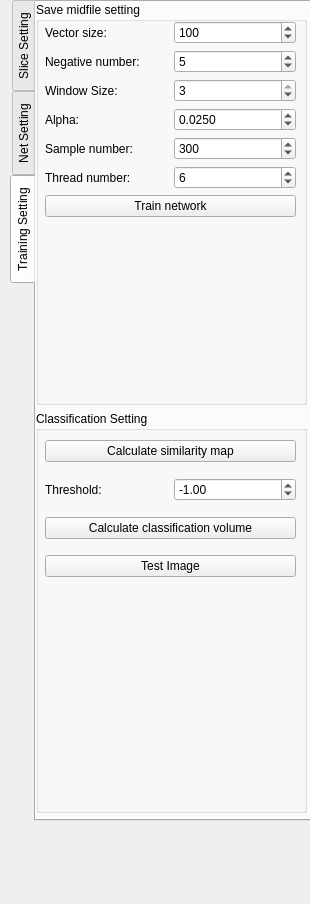
<?xml version="1.0" encoding="UTF-8"?>
<ui version="4.0">
 <class>Form</class>
 <widget class="QWidget" name="Form">
  <property name="enabled">
   <bool>true</bool>
  </property>
  <property name="geometry">
   <rect>
    <x>0</x>
    <y>0</y>
    <width>310</width>
    <height>904</height>
   </rect>
  </property>
  <property name="sizePolicy">
   <sizepolicy hsizetype="Preferred" vsizetype="Expanding">
    <horstretch>0</horstretch>
    <verstretch>0</verstretch>
   </sizepolicy>
  </property>
  <property name="minimumSize">
   <size>
    <width>310</width>
    <height>0</height>
   </size>
  </property>
  <property name="maximumSize">
   <size>
    <width>2910</width>
    <height>16777215</height>
   </size>
  </property>
  <property name="windowTitle">
   <string>Form</string>
  </property>
  <widget class="QTabWidget" name="tabWidget">
   <property name="geometry">
    <rect>
     <x>10</x>
     <y>0</y>
     <width>301</width>
     <height>821</height>
    </rect>
   </property>
   <property name="tabPosition">
    <enum>QTabWidget::West</enum>
   </property>
   <property name="currentIndex">
    <number>2</number>
   </property>
   <widget class="QWidget" name="tab_1">
    <attribute name="title">
     <string>Slice Setting</string>
    </attribute>
    <widget class="QWidget" name="verticalLayoutWidget">
     <property name="geometry">
      <rect>
       <x>0</x>
       <y>0</y>
       <width>271</width>
       <height>811</height>
      </rect>
     </property>
     <layout class="QVBoxLayout" name="verticalLayout">
      <item>
       <layout class="QHBoxLayout" name="horizontalLayout">
        <item>
         <widget class="QGroupBox" name="groupBox">
          <property name="minimumSize">
           <size>
            <width>0</width>
            <height>180</height>
           </size>
          </property>
          <property name="title">
           <string>Slice View Setting</string>
          </property>
          <widget class="QWidget" name="verticalLayoutWidget_2">
           <property name="geometry">
            <rect>
             <x>10</x>
             <y>20</y>
             <width>268</width>
             <height>111</height>
            </rect>
           </property>
           <layout class="QVBoxLayout" name="verticalLayout_2">
            <item>
             <layout class="QHBoxLayout" name="horizontalLayout_7">
              <item>
               <widget class="QLabel" name="label_3">
                <property name="text">
                 <string>Dim: X</string>
                </property>
               </widget>
              </item>
              <item>
               <widget class="QSpinBox" name="spinBox_XDim">
                <property name="enabled">
                 <bool>false</bool>
                </property>
                <property name="maximum">
                 <number>65536</number>
                </property>
               </widget>
              </item>
              <item>
               <widget class="QLabel" name="label_4">
                <property name="text">
                 <string>Y:</string>
                </property>
               </widget>
              </item>
              <item>
               <widget class="QSpinBox" name="spinBox_YDim">
                <property name="enabled">
                 <bool>false</bool>
                </property>
                <property name="maximum">
                 <number>65536</number>
                </property>
               </widget>
              </item>
              <item>
               <widget class="QLabel" name="label_5">
                <property name="text">
                 <string>Z:</string>
                </property>
               </widget>
              </item>
              <item>
               <widget class="QSpinBox" name="spinBox_ZDim">
                <property name="enabled">
                 <bool>false</bool>
                </property>
                <property name="maximum">
                 <number>65536</number>
                </property>
               </widget>
              </item>
             </layout>
            </item>
            <item>
             <layout class="QHBoxLayout" name="horizontalLayout_3">
              <item>
               <widget class="QLabel" name="label_2">
                <property name="text">
                 <string>Slice direction:</string>
                </property>
               </widget>
              </item>
              <item>
               <widget class="QComboBox" name="comboBox_Slice_Direction">
                <item>
                 <property name="text">
                  <string>xy plane</string>
                 </property>
                </item>
                <item>
                 <property name="text">
                  <string>yz plane</string>
                 </property>
                </item>
                <item>
                 <property name="text">
                  <string>xz plane</string>
                 </property>
                </item>
               </widget>
              </item>
             </layout>
            </item>
            <item>
             <layout class="QHBoxLayout" name="horizontalLayout_6">
              <item>
               <widget class="QLabel" name="label_6">
                <property name="text">
                 <string>Current slice index:</string>
                </property>
               </widget>
              </item>
              <item>
               <widget class="QSpinBox" name="spinBox_Slice_index"/>
              </item>
             </layout>
            </item>
            <item>
             <layout class="QHBoxLayout" name="horizontalLayout_5">
              <item>
               <widget class="QLabel" name="label_7">
                <property name="text">
                 <string>Zoom factor:</string>
                </property>
               </widget>
              </item>
              <item>
               <widget class="QDoubleSpinBox" name="doubleSpinBox_Zoom_Factor">
                <property name="value">
                 <double>1.000000000000000</double>
                </property>
               </widget>
              </item>
             </layout>
            </item>
           </layout>
          </widget>
         </widget>
        </item>
       </layout>
      </item>
      <item>
       <layout class="QHBoxLayout" name="horizontalLayout_2">
        <item>
         <widget class="QGroupBox" name="groupBox_2">
          <property name="minimumSize">
           <size>
            <width>0</width>
            <height>454</height>
           </size>
          </property>
          <property name="title">
           <string>Painter Path Setting</string>
          </property>
          <widget class="QWidget" name="verticalLayoutWidget_3">
           <property name="geometry">
            <rect>
             <x>10</x>
             <y>20</y>
             <width>251</width>
             <height>91</height>
            </rect>
           </property>
           <layout class="QVBoxLayout" name="verticalLayout_3">
            <item>
             <layout class="QHBoxLayout" name="horizontalLayout_10">
              <item>
               <widget class="QLabel" name="label">
                <property name="text">
                 <string>New label name:</string>
                </property>
               </widget>
              </item>
              <item>
               <widget class="QLineEdit" name="line_edit_new_label_name">
                <property name="inputMask">
                 <string/>
                </property>
                <property name="text">
                 <string>label:Name</string>
                </property>
               </widget>
              </item>
              <item>
               <widget class="QPushButton" name="pushButton_add_label">
                <property name="text">
                 <string>Add label</string>
                </property>
               </widget>
              </item>
             </layout>
            </item>
            <item>
             <layout class="QHBoxLayout" name="horizontalLayout_13">
              <item>
               <widget class="QLabel" name="label_8">
                <property name="text">
                 <string>Label name:</string>
                </property>
               </widget>
              </item>
              <item>
               <widget class="QComboBox" name="comboBox_label_name_list"/>
              </item>
             </layout>
            </item>
            <item>
             <layout class="QHBoxLayout" name="horizontalLayout_12">
              <item>
               <widget class="QPushButton" name="pushButton_delete_label">
                <property name="text">
                 <string>Delete label</string>
                </property>
               </widget>
              </item>
              <item>
               <widget class="QPushButton" name="pushButton_select_label">
                <property name="text">
                 <string>Select label</string>
                </property>
               </widget>
              </item>
             </layout>
            </item>
           </layout>
          </widget>
          <widget class="QWidget" name="verticalLayoutWidget_4">
           <property name="geometry">
            <rect>
             <x>10</x>
             <y>120</y>
             <width>251</width>
             <height>321</height>
            </rect>
           </property>
           <layout class="QVBoxLayout" name="verticalLayout_4">
            <item>
             <widget class="QTableWidget" name="tableWidget">
              <property name="enabled">
               <bool>true</bool>
              </property>
              <property name="rowCount">
               <number>100</number>
              </property>
              <row/>
              <row/>
              <row/>
              <row/>
              <row/>
              <row/>
              <row/>
              <row/>
              <row/>
              <row/>
              <row/>
              <row/>
              <row/>
              <row/>
              <row/>
              <row/>
              <row/>
              <row/>
              <row/>
              <row/>
              <row/>
              <row/>
              <row/>
              <row/>
              <row/>
              <row/>
              <row/>
              <row/>
              <row/>
              <row/>
              <row/>
              <row/>
              <row/>
              <row/>
              <row/>
              <row/>
              <row/>
              <row/>
              <row/>
              <row/>
              <row/>
              <row/>
              <row/>
              <row/>
              <row/>
              <row/>
              <row/>
              <row/>
              <row/>
              <row/>
              <row/>
              <row/>
              <row/>
              <row/>
              <row/>
              <row/>
              <row/>
              <row/>
              <row/>
              <row/>
              <row/>
              <row/>
              <row/>
              <row/>
              <row/>
              <row/>
              <row/>
              <row/>
              <row/>
              <row/>
              <row/>
              <row/>
              <row/>
              <row/>
              <row/>
              <row/>
              <row/>
              <row/>
              <row/>
              <row/>
              <row/>
              <row/>
              <row/>
              <row/>
              <row/>
              <row/>
              <row/>
              <row/>
              <row/>
              <row/>
              <row/>
              <row/>
              <row/>
              <row/>
              <row/>
              <row/>
              <row/>
              <row/>
              <row/>
              <row/>
              <column>
               <property name="text">
                <string>Label Name</string>
               </property>
              </column>
              <column>
               <property name="text">
                <string>Number</string>
               </property>
              </column>
             </widget>
            </item>
           </layout>
          </widget>
         </widget>
        </item>
       </layout>
      </item>
      <item>
       <spacer name="verticalSpacer">
        <property name="orientation">
         <enum>Qt::Vertical</enum>
        </property>
        <property name="sizeHint" stdset="0">
         <size>
          <width>20</width>
          <height>40</height>
         </size>
        </property>
       </spacer>
      </item>
     </layout>
    </widget>
   </widget>
   <widget class="QWidget" name="tab_2">
    <attribute name="title">
     <string>Net Setting</string>
    </attribute>
    <widget class="QWidget" name="verticalLayoutWidget_5">
     <property name="geometry">
      <rect>
       <x>0</x>
       <y>0</y>
       <width>271</width>
       <height>811</height>
      </rect>
     </property>
     <layout class="QVBoxLayout" name="verticalLayout_5">
      <item>
       <layout class="QHBoxLayout" name="horizontalLayout_4">
        <item>
         <widget class="QGroupBox" name="groupBox_3">
          <property name="minimumSize">
           <size>
            <width>0</width>
            <height>201</height>
           </size>
          </property>
          <property name="title">
           <string>Save midfile setting</string>
          </property>
          <widget class="QWidget" name="verticalLayoutWidget_6">
           <property name="geometry">
            <rect>
             <x>9</x>
             <y>19</y>
             <width>251</width>
             <height>175</height>
            </rect>
           </property>
           <layout class="QVBoxLayout" name="verticalLayout_6">
            <item>
             <layout class="QHBoxLayout" name="horizontalLayout_15">
              <item>
               <widget class="QPushButton" name="pushButton_save_ww_net">
                <property name="text">
                 <string>Save ww.net</string>
                </property>
               </widget>
              </item>
              <item>
               <widget class="QPushButton" name="pushButton_save_words_node">
                <property name="text">
                 <string>Save words.node</string>
                </property>
               </widget>
              </item>
             </layout>
            </item>
            <item>
             <layout class="QHBoxLayout" name="horizontalLayout_17">
              <item>
               <widget class="QPushButton" name="pushButton_save_lw_net">
                <property name="text">
                 <string>Save lw.net</string>
                </property>
               </widget>
              </item>
              <item>
               <widget class="QPushButton" name="pushButton_save_labels_node">
                <property name="text">
                 <string>Save labels.node</string>
                </property>
               </widget>
              </item>
             </layout>
            </item>
            <item>
             <layout class="QHBoxLayout" name="horizontalLayout_18">
              <item>
               <widget class="QPushButton" name="pushButton_save_net_node">
                <property name="text">
                 <string>Save above files</string>
                </property>
               </widget>
              </item>
             </layout>
            </item>
            <item>
             <layout class="QHBoxLayout" name="horizontalLayout_16">
              <item>
               <widget class="QPushButton" name="pushButton__save_ww_lw_net">
                <property name="text">
                 <string>Save ww-lw.net</string>
                </property>
               </widget>
              </item>
              <item>
               <widget class="QPushButton" name="pushButton_save_word_label_node">
                <property name="text">
                 <string>Save word-label.node</string>
                </property>
               </widget>
              </item>
             </layout>
            </item>
            <item>
             <layout class="QHBoxLayout" name="horizontalLayout_25">
              <item>
               <widget class="QCheckBox" name="checkBox_is_edge_weighted">
                <property name="text">
                 <string>is edge weighted</string>
                </property>
               </widget>
              </item>
             </layout>
            </item>
            <item>
             <layout class="QHBoxLayout" name="horizontalLayout_20">
              <item>
               <widget class="QPushButton" name="pushButton_save_all_middle_file">
                <property name="text">
                 <string>Save all middle files</string>
                </property>
               </widget>
              </item>
             </layout>
            </item>
           </layout>
          </widget>
         </widget>
        </item>
       </layout>
      </item>
      <item>
       <layout class="QHBoxLayout" name="horizontalLayout_14">
        <item>
         <widget class="QGroupBox" name="groupBox_4">
          <property name="minimumSize">
           <size>
            <width>0</width>
            <height>60</height>
           </size>
          </property>
          <property name="title">
           <string>Parameter</string>
          </property>
          <widget class="QWidget" name="verticalLayoutWidget_7">
           <property name="geometry">
            <rect>
             <x>9</x>
             <y>20</y>
             <width>251</width>
             <height>31</height>
            </rect>
           </property>
           <layout class="QVBoxLayout" name="verticalLayout_7">
            <item>
             <layout class="QHBoxLayout" name="horizontalLayout_19">
              <item>
               <widget class="QLabel" name="label_9">
                <property name="text">
                 <string>Window size: </string>
                </property>
               </widget>
              </item>
              <item>
               <widget class="QSpinBox" name="spinBox_window_size">
                <property name="minimum">
                 <number>1</number>
                </property>
                <property name="maximum">
                 <number>3</number>
                </property>
                <property name="singleStep">
                 <number>2</number>
                </property>
                <property name="value">
                 <number>3</number>
                </property>
               </widget>
              </item>
             </layout>
            </item>
           </layout>
          </widget>
         </widget>
        </item>
       </layout>
      </item>
      <item>
       <layout class="QHBoxLayout" name="horizontalLayout_11"/>
      </item>
      <item>
       <layout class="QHBoxLayout" name="horizontalLayout_9"/>
      </item>
      <item>
       <spacer name="verticalSpacer_2">
        <property name="orientation">
         <enum>Qt::Vertical</enum>
        </property>
        <property name="sizeHint" stdset="0">
         <size>
          <width>20</width>
          <height>40</height>
         </size>
        </property>
       </spacer>
      </item>
     </layout>
    </widget>
   </widget>
   <widget class="QWidget" name="tab">
    <attribute name="title">
     <string>Training Setting</string>
    </attribute>
    <widget class="QWidget" name="verticalLayoutWidget_8">
     <property name="geometry">
      <rect>
       <x>0</x>
       <y>0</y>
       <width>271</width>
       <height>811</height>
      </rect>
     </property>
     <layout class="QVBoxLayout" name="verticalLayout_11">
      <item>
       <layout class="QHBoxLayout" name="horizontalLayout_30">
        <item>
         <widget class="QGroupBox" name="groupBox_7">
          <property name="minimumSize">
           <size>
            <width>0</width>
            <height>229</height>
           </size>
          </property>
          <property name="title">
           <string>Save midfile setting</string>
          </property>
          <widget class="QWidget" name="verticalLayoutWidget_11">
           <property name="geometry">
            <rect>
             <x>9</x>
             <y>19</y>
             <width>251</width>
             <height>201</height>
            </rect>
           </property>
           <layout class="QVBoxLayout" name="verticalLayout_12">
            <item>
             <layout class="QHBoxLayout" name="horizontalLayout_31">
              <item>
               <widget class="QLabel" name="label_11">
                <property name="text">
                 <string>Vector size:</string>
                </property>
               </widget>
              </item>
              <item>
               <widget class="QSpinBox" name="spinBox_vector_size">
                <property name="maximum">
                 <number>10000</number>
                </property>
                <property name="value">
                 <number>100</number>
                </property>
               </widget>
              </item>
             </layout>
            </item>
            <item>
             <layout class="QHBoxLayout" name="horizontalLayout_32">
              <item>
               <widget class="QLabel" name="label_12">
                <property name="text">
                 <string>Negative number:</string>
                </property>
               </widget>
              </item>
              <item>
               <widget class="QSpinBox" name="spinBox_negative_number">
                <property name="maximum">
                 <number>1000</number>
                </property>
                <property name="value">
                 <number>5</number>
                </property>
               </widget>
              </item>
             </layout>
            </item>
            <item>
             <layout class="QHBoxLayout" name="horizontalLayout_33">
              <item>
               <widget class="QLabel" name="label_13">
                <property name="text">
                 <string>Window Size:</string>
                </property>
               </widget>
              </item>
              <item>
               <widget class="QSpinBox" name="spinBox_window_size_train">
                <property name="minimum">
                 <number>1</number>
                </property>
                <property name="maximum">
                 <number>3</number>
                </property>
                <property name="singleStep">
                 <number>2</number>
                </property>
                <property name="value">
                 <number>3</number>
                </property>
               </widget>
              </item>
             </layout>
            </item>
            <item>
             <layout class="QHBoxLayout" name="horizontalLayout_34">
              <item>
               <widget class="QLabel" name="label_14">
                <property name="text">
                 <string>Alpha:</string>
                </property>
               </widget>
              </item>
              <item>
               <widget class="QDoubleSpinBox" name="doubleSpinBox_alpha">
                <property name="decimals">
                 <number>4</number>
                </property>
                <property name="minimum">
                 <double>0.000000000000000</double>
                </property>
                <property name="singleStep">
                 <double>0.000100000000000</double>
                </property>
                <property name="value">
                 <double>0.025000000000000</double>
                </property>
               </widget>
              </item>
             </layout>
            </item>
            <item>
             <layout class="QHBoxLayout" name="horizontalLayout_37">
              <item>
               <widget class="QLabel" name="label_16">
                <property name="text">
                 <string>Sample number:</string>
                </property>
               </widget>
              </item>
              <item>
               <widget class="QSpinBox" name="spinBox_sample_number">
                <property name="maximum">
                 <number>100000</number>
                </property>
                <property name="value">
                 <number>300</number>
                </property>
               </widget>
              </item>
             </layout>
            </item>
            <item>
             <layout class="QHBoxLayout" name="horizontalLayout_40">
              <item>
               <widget class="QLabel" name="label_17">
                <property name="text">
                 <string>Thread number:</string>
                </property>
               </widget>
              </item>
              <item>
               <widget class="QSpinBox" name="spinBox_thread_number">
                <property name="minimum">
                 <number>1</number>
                </property>
                <property name="maximum">
                 <number>48</number>
                </property>
                <property name="value">
                 <number>6</number>
                </property>
               </widget>
              </item>
             </layout>
            </item>
            <item>
             <layout class="QHBoxLayout" name="horizontalLayout_35">
              <item>
               <widget class="QPushButton" name="pushButton_train_network">
                <property name="text">
                 <string>Train network</string>
                </property>
               </widget>
              </item>
             </layout>
            </item>
           </layout>
          </widget>
         </widget>
        </item>
       </layout>
      </item>
      <item>
       <layout class="QHBoxLayout" name="horizontalLayout_36">
        <item>
         <widget class="QGroupBox" name="groupBox_5">
          <property name="title">
           <string>Classification Setting</string>
          </property>
          <widget class="QWidget" name="verticalLayoutWidget_9">
           <property name="geometry">
            <rect>
             <x>9</x>
             <y>19</y>
             <width>251</width>
             <height>161</height>
            </rect>
           </property>
           <layout class="QVBoxLayout" name="verticalLayout_8">
            <item>
             <layout class="QHBoxLayout" name="horizontalLayout_21">
              <item>
               <widget class="QPushButton" name="pushButton_similarity_map">
                <property name="text">
                 <string>Calculate similarity map</string>
                </property>
               </widget>
              </item>
             </layout>
            </item>
            <item>
             <layout class="QHBoxLayout" name="horizontalLayout_24">
              <item>
               <widget class="QLabel" name="label_10">
                <property name="text">
                 <string>Threshold:</string>
                </property>
               </widget>
              </item>
              <item>
               <widget class="QDoubleSpinBox" name="doubleSpinBox_threshold">
                <property name="minimum">
                 <double>-99.000000000000000</double>
                </property>
                <property name="value">
                 <double>-1.000000000000000</double>
                </property>
               </widget>
              </item>
             </layout>
            </item>
            <item>
             <layout class="QHBoxLayout" name="horizontalLayout_23">
              <item>
               <widget class="QPushButton" name="pushButton_classification_volume">
                <property name="text">
                 <string>Calculate classification volume</string>
                </property>
               </widget>
              </item>
             </layout>
            </item>
            <item>
             <layout class="QHBoxLayout" name="horizontalLayout_22">
              <item>
               <widget class="QPushButton" name="pushButton_test_image">
                <property name="text">
                 <string>Test Image</string>
                </property>
               </widget>
              </item>
             </layout>
            </item>
            <item>
             <layout class="QHBoxLayout" name="horizontalLayout_8"/>
            </item>
           </layout>
          </widget>
         </widget>
        </item>
       </layout>
      </item>
      <item>
       <layout class="QHBoxLayout" name="horizontalLayout_38"/>
      </item>
      <item>
       <layout class="QHBoxLayout" name="horizontalLayout_39"/>
      </item>
     </layout>
    </widget>
   </widget>
  </widget>
 </widget>
 <resources/>
 <connections/>
</ui>
